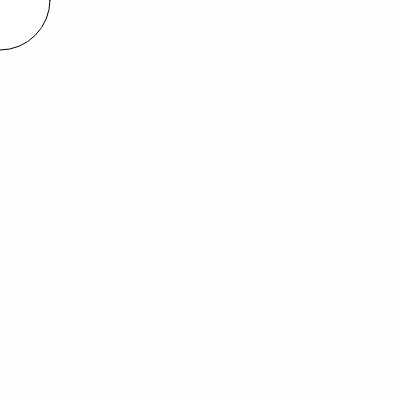
Frame 1 (no input)
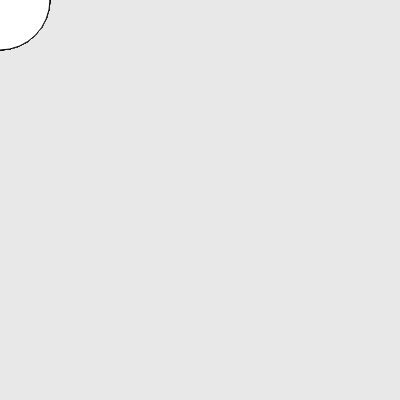
Frame 60 (no input)
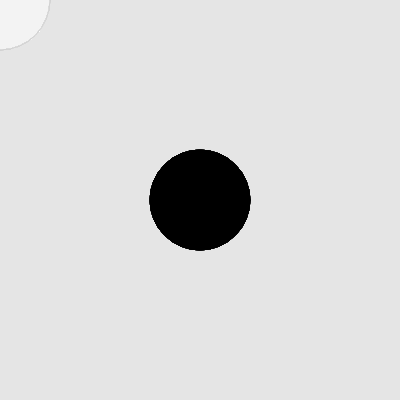
Frame 120 (the mouse pressed at the canvas centre since frame 60)

The p5.js sketch that drew these frames (run headless with seeded random() and noise() and a simulated clock; from frame 60 on, the mouse is pressed at the canvas centre):

// p5.js sketch
// ── sketch.js
function setup() {
  createCanvas(400, 400);
}

function draw() {
  background(220, 10);

  if (mouseIsPressed) {
    fill(0);
  } else {
    fill(255);
  }

  circle(mouseX, mouseY, 100);
}
